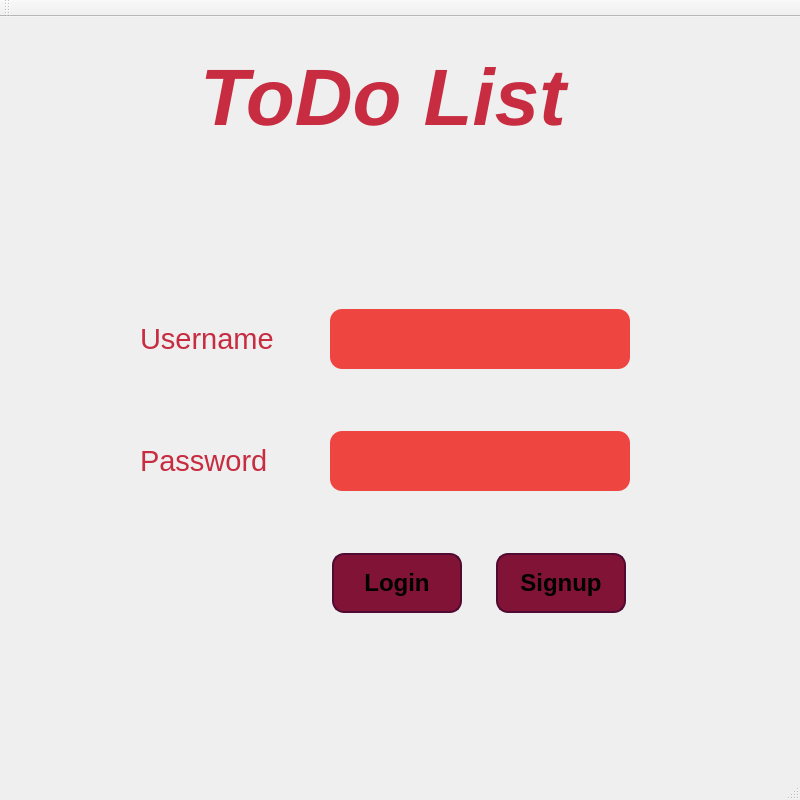
<?xml version="1.0" encoding="UTF-8"?>
<ui version="4.0">
 <class>MainWindow</class>
 <widget class="QMainWindow" name="MainWindow">
  <property name="enabled">
   <bool>true</bool>
  </property>
  <property name="geometry">
   <rect>
    <x>0</x>
    <y>0</y>
    <width>800</width>
    <height>800</height>
   </rect>
  </property>
  <property name="sizePolicy">
   <sizepolicy hsizetype="Preferred" vsizetype="Preferred">
    <horstretch>0</horstretch>
    <verstretch>0</verstretch>
   </sizepolicy>
  </property>
  <property name="minimumSize">
   <size>
    <width>800</width>
    <height>800</height>
   </size>
  </property>
  <property name="maximumSize">
   <size>
    <width>800</width>
    <height>800</height>
   </size>
  </property>
  <property name="sizeIncrement">
   <size>
    <width>0</width>
    <height>0</height>
   </size>
  </property>
  <property name="baseSize">
   <size>
    <width>0</width>
    <height>0</height>
   </size>
  </property>
  <property name="windowTitle">
   <string>Login</string>
  </property>
  <property name="styleSheet">
   <string notr="true">MainWindow
{
	background-color:#2D142C;
}
QPushButton
{
	background-color:#801336;
	border-radius:12px;
	border:2px solid #510A32;
}
QPushButton:hover
{
	color: #FFFFFF;
	background-color: #510A32;
}
QLabel
{
	color:#C72C41;
}
QLineEdit
{
	background-color:#EE4540;
	color:#FFFFFF;
	border-radius:12px;
}
QLineEdit:hover
{
	background-color:#C72C41;
}
</string>
  </property>
  <property name="animated">
   <bool>true</bool>
  </property>
  <property name="tabShape">
   <enum>QTabWidget::Rounded</enum>
  </property>
  <widget class="QWidget" name="centralwidget">
   <widget class="QLabel" name="label_todolist">
    <property name="geometry">
     <rect>
      <x>200</x>
      <y>30</y>
      <width>400</width>
      <height>100</height>
     </rect>
    </property>
    <property name="minimumSize">
     <size>
      <width>400</width>
      <height>100</height>
     </size>
    </property>
    <property name="maximumSize">
     <size>
      <width>400</width>
      <height>100</height>
     </size>
    </property>
    <property name="font">
     <font>
      <pointsize>60</pointsize>
      <weight>75</weight>
      <italic>true</italic>
      <bold>true</bold>
     </font>
    </property>
    <property name="text">
     <string>ToDo List</string>
    </property>
   </widget>
   <widget class="QWidget" name="gridLayoutWidget">
    <property name="geometry">
     <rect>
      <x>110</x>
      <y>250</y>
      <width>551</width>
      <height>391</height>
     </rect>
    </property>
    <layout class="QGridLayout" name="gridLayout">
     <property name="horizontalSpacing">
      <number>10</number>
     </property>
     <property name="verticalSpacing">
      <number>20</number>
     </property>
     <item row="0" column="0">
      <widget class="QLabel" name="label_username">
       <property name="minimumSize">
        <size>
         <width>150</width>
         <height>60</height>
        </size>
       </property>
       <property name="maximumSize">
        <size>
         <width>150</width>
         <height>60</height>
        </size>
       </property>
       <property name="font">
        <font>
         <pointsize>22</pointsize>
        </font>
       </property>
       <property name="text">
        <string>Username</string>
       </property>
      </widget>
     </item>
     <item row="2" column="1">
      <layout class="QHBoxLayout" name="horizontalLayout">
       <property name="spacing">
        <number>32</number>
       </property>
       <item>
        <widget class="QPushButton" name="btn_login">
         <property name="minimumSize">
          <size>
           <width>130</width>
           <height>60</height>
          </size>
         </property>
         <property name="maximumSize">
          <size>
           <width>130</width>
           <height>60</height>
          </size>
         </property>
         <property name="font">
          <font>
           <pointsize>18</pointsize>
           <weight>75</weight>
           <bold>true</bold>
          </font>
         </property>
         <property name="text">
          <string>Login</string>
         </property>
        </widget>
       </item>
       <item>
        <widget class="QPushButton" name="btn_signup">
         <property name="minimumSize">
          <size>
           <width>130</width>
           <height>60</height>
          </size>
         </property>
         <property name="maximumSize">
          <size>
           <width>130</width>
           <height>60</height>
          </size>
         </property>
         <property name="font">
          <font>
           <pointsize>18</pointsize>
           <weight>75</weight>
           <bold>true</bold>
          </font>
         </property>
         <property name="text">
          <string>Signup</string>
         </property>
        </widget>
       </item>
      </layout>
     </item>
     <item row="1" column="0">
      <widget class="QLabel" name="label_password">
       <property name="minimumSize">
        <size>
         <width>150</width>
         <height>60</height>
        </size>
       </property>
       <property name="maximumSize">
        <size>
         <width>150</width>
         <height>60</height>
        </size>
       </property>
       <property name="font">
        <font>
         <pointsize>22</pointsize>
        </font>
       </property>
       <property name="text">
        <string>Password</string>
       </property>
      </widget>
     </item>
     <item row="0" column="1">
      <widget class="QLineEdit" name="le_username">
       <property name="minimumSize">
        <size>
         <width>300</width>
         <height>60</height>
        </size>
       </property>
       <property name="maximumSize">
        <size>
         <width>300</width>
         <height>60</height>
        </size>
       </property>
       <property name="font">
        <font>
         <pointsize>18</pointsize>
        </font>
       </property>
      </widget>
     </item>
     <item row="1" column="1">
      <widget class="QLineEdit" name="le_password">
       <property name="minimumSize">
        <size>
         <width>300</width>
         <height>60</height>
        </size>
       </property>
       <property name="maximumSize">
        <size>
         <width>300</width>
         <height>60</height>
        </size>
       </property>
       <property name="font">
        <font>
         <pointsize>18</pointsize>
        </font>
       </property>
      </widget>
     </item>
    </layout>
   </widget>
  </widget>
  <widget class="QMenuBar" name="menubar">
   <property name="geometry">
    <rect>
     <x>0</x>
     <y>0</y>
     <width>800</width>
     <height>22</height>
    </rect>
   </property>
  </widget>
  <widget class="QStatusBar" name="statusbar"/>
  <widget class="QToolBar" name="toolBar">
   <property name="windowTitle">
    <string>toolBar</string>
   </property>
   <attribute name="toolBarArea">
    <enum>TopToolBarArea</enum>
   </attribute>
   <attribute name="toolBarBreak">
    <bool>false</bool>
   </attribute>
  </widget>
 </widget>
 <resources/>
 <connections/>
</ui>
